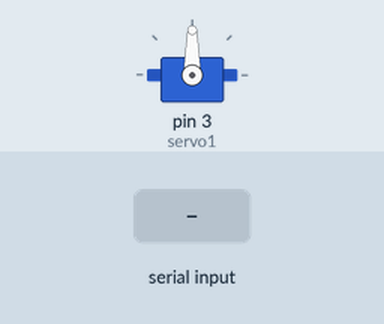
Simulated run of this sketch. Board: Arduino Uno, built with avr-gcc and run on an emulated ATmega328P. Shown: servo. Inputs (shaded band) come from the test bench.

Above: at 1.2 s.
1.3 s: "90,45\n" received over Serial
At 2.4 s:
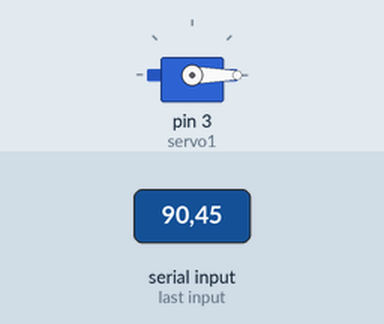
2.8 s: "30,150\n" received over Serial
4.3 s: "1\n" received over Serial
At 4.7 s:
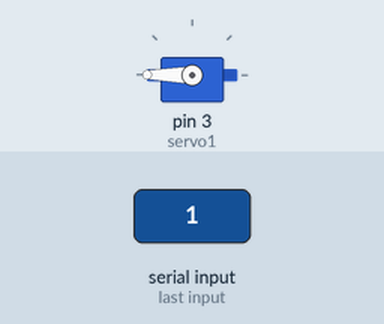
5.8 s: "0\n" received over Serial
At 7.0 s:
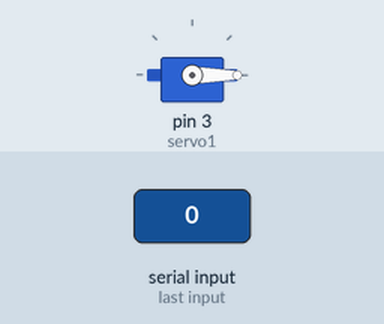
Timing chart, 0 to 8.3 s (numbered marks = the images above; inputs shaded):
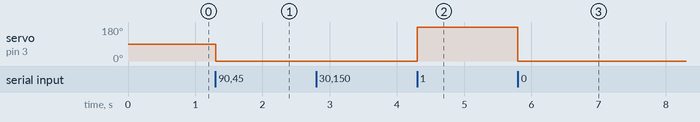

Measured:
- after the input at 1.3 s, servo on pin 3 (servo1): 90° → 0° at once
- after the input at 4.3 s, servo on pin 3 (servo1): 0° → 180° at once
- after the input at 5.8 s, servo on pin 3 (servo1): 180° → 0° at once

The sketch:

finger_test.ino
```cpp
#include <Servo.h>

Servo servo1;  // Define servo
int receivedValue = 0;  // Variable to store received data

void setup() {
  Serial.begin(9600);
  servo1.attach(3);  // Set servo to digital pin 3 - can check all five servos by changing this value
}

void loop() {
  if (Serial.available() > 0) {
    receivedValue = Serial.read() - '0';  // Read the received data and convert ASCII to integer
    moveServo(receivedValue);  // Move the servo based on the received data
  }
}

void moveServo(int value) {
  if (value == 0) {
    // Move to "closed finger" position when '0' is received
    servo1.write(0);
  } else if (value == 1) {
    // Move to "open finger" position when '1' is received
    servo1.write(180);
    // For some servos, it might be necessary to adjust the value that is written
  }
}
```
